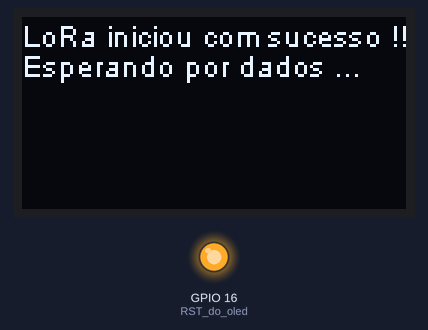
A sketch run on a simulated ESP32. On the bench: 128×64 one-colour display, output pins drawn as LEDs (lit = HIGH). WiFi joins after 1.5 s; servers stay silent unless stated; no radio packets arrive unless stated; what the sketch prints to the serial monitor is not drawn.

Above: at 1.6 s.

The sketch:

Master_server_.ino
```cpp
#include <SPI.h> //responsável pela comunicação serial
#include <LoRa.h> //responsável pela comunicação com o WIFI Lora
#include <Wire.h>  //responsável pela comunicação i2c
#include <WiFi.h>  //Criação de ponto de acesso                                                            //Inclusão das bibliotecas
#include <WebServer.h> //Gear o servidor web
#include "SSD1306.h" //responsável pela comunicação com o display
#include "index.h" //Arquivo da página web

// Definição dos pinos
#define SCK     5    // GPIO5  -- SX127x's SCK
#define MISO    19   // GPIO19 -- SX127x's MISO
#define MOSI    27   // GPIO27 -- SX127x's MOSI
#define SS      18   // GPIO18 -- SX127x's CS
#define RST     14   // GPIO14 -- SX127x's RESET
#define DI00    26   // GPIO26 -- SX127x's IRQ(Interrupt Request)
#define BAND    915E6  //Frequencia do radio - podemos utilizar ainda : 433E6, 868E6, 915E6
#define PABOOST true

//parametros: address,SDA,SCL
SSD1306 display(0x3c, 4, 15); //construtor do objeto que controlaremos o display
WebServer sv(80);
//Parâmetros da rede wifi que o esp32 irá conectar
const char* ssid     = "Manoel_Eric";
const char* password = "mrrobot12";
String rssi = "RSSI --";
String packSize = "--";
String packet;
String acx,acy,acz;
String indica_normal,indica_dist1,indica_dist2,indica_dist3,indica_dist4;
String cont_dist1;
String id_equipamento;

void setup() {
  Serial.begin(9600);
  setupDisplay();
  loraComunication();
  webServerConnect();
}

void loop() {
  recebePacote();
  delay(2);
  sv.handleClient();
  delay(1);
}
// Função responsável por configurar os dados que serão exibidos em tela.
void loraData(){
  display.clear();
  display.setTextAlignment(TEXT_ALIGN_LEFT);
  display.setFont(ArialMT_Plain_16);
  display.drawString(0, 0, "Sensor Vibração 4.0");
  display.drawString(0, 15,"ACX: " + String(acx));
  display.drawString(0, 30,"ACY: " + String(acy));
  display.drawString(0, 45,"ACZ: " + String(acz));
  display.display();
}

// Recebe os dados do Slave e Transforma no JSON
void recebePacote(){
  int packetSize = LoRa.parsePacket();
  if (packetSize) {
    while (LoRa.available()) {
    acx = LoRa.readStringUntil('|');
    acy = LoRa.readStringUntil('|');
    acz = LoRa.readStringUntil('|');
    indica_normal = LoRa.readStringUntil('|');
    indica_dist1 = LoRa.readStringUntil('|');
    id_equipamento = LoRa.readStringUntil('|');

    String data_sensors = "{ \"Acx\": " + acx + "," + "\"Acy\": " + acy + "," + "\"Acz\": " + acz + " }";
    String indica_disturbio = "{ \"Indica_normal\": " + indica_normal + "," + "\"Indica_dist1\": " + indica_dist1 + "}";
    String id_equipamento_maq = "{ \"Id_quipamento\": "+ id_equipamento + "}";
    }
  // Mostra no display
  loraData();
  }
}

void setupDisplay(){
  //configura os pinos como saida

  pinMode(16,OUTPUT); //RST do oled
  digitalWrite(16, LOW);    // reseta o OLED
  delay(50);
  digitalWrite(16, HIGH); // enquanto o OLED estiver ligado, GPIO16 deve estar HIGH
  display.init();
  display.flipScreenVertically();
  display.setFont(ArialMT_Plain_10);
  display.drawString(0, 0, "SENSOR VIBRAÇÃO");
  delay(1500);
  display.clear();

  }
// Função que inicializa a comunicação LoRa
void loraComunication(){
  SPI.begin(SCK,MISO,MOSI,SS); //inicia a comunicação serial com o Lora
  LoRa.setPins(SS,RST,DI00); //configura os pinos que serão utlizados pela biblioteca (deve ser chamado antes do LoRa.begin)
  //inicializa o Lora com a frequencia específica.
  if (!LoRa.begin(BAND)) {
    display.drawString(0, 0, "Comunicação Lora falhou !");
    display.display();
    while (1);
  }

// Indica no display que inicilizou corretamente.
  display.drawString(0, 0, "LoRa iniciou com sucesso !!");
  display.drawString(0, 10, "Esperando por dados ...");
  display.display();
  delay(1000);
  LoRa.receive();

  }

void webServerConnect(){
  Serial.print("Se conectando a: ");
  Serial.println(ssid);
  WiFi.begin(ssid, password); //Se conecta ao Wi-Fi
  while (WiFi.status() != WL_CONNECTED) { //Verifica se a conexão foi bem-sucedida
    delay(1000);
    Serial.print(".");
  }
  Serial.println("\nConectado");
  Serial.print("IP: ");
  Serial.println(WiFi.localIP()); //Imprime o endereço de IP
  sv.on("/", handleRoot);
  sv.on("/acx", handle_acx);
  sv.on("/leituras", handle_leituras);
  sv.on("/botoes", handle_disturbios);
  //sv.on("/id", handle_id);
  sv.onNotFound(nao_encontrado);
  sv.begin(); //Inicia o servidor
  Serial.println("Servidor Online");

  }

//Construção página web
void handleRoot() {
 String s = MAIN_page; //Read HTML contents
 sv.send(200, "text/html", s); //Send web page
}
// Parte responsável pela atualização via Ajax
void handle_acx()
{
  String data_sensors = "{ \"Acx\": " + acx + "," + "\"Acy\": " + acy + "," + "\"Acz\": " + acz + " }";
  sv.send(200, "text/plane", data_sensors);
}

void handle_leituras()
{
  String data_sensors = "{ \"Acx\": " + acx + "," + "\"Acy\": " + acy + "," + "\"Acz\": " + acz + " }";
  sv.send(200, "text/plane", data_sensors);
}

void handle_disturbios()
{
  String indica_disturbio = "{ \"Indica_normal\": " + indica_normal + "," + "\"Indica_dist1\": " + indica_dist1 + "}";
  sv.send(200, "text/plane", indica_disturbio);
}
/*void handle_id()
{
  String id_equipamento_maq = "{ \"Id_quipamento\": "+ id_equipamento + "}";
  sv.send(200, "text/plane", id_equipamento_maq);
}
*/
// Retorna um erro caso a página não seja encontrada
void nao_encontrado() {                                                           //Sub-rotina para caso seja retornado um erro
  sv.send(404, "text/plain", "Não encontrado");                                   //Retorna a mensagem de erro em caso de um retorno 404
}
```

index.h
```cpp
const char MAIN_page[] PROGMEM = R"webpage(
<!DOCTYPE HTML><html>
<head>
<link rel="stylesheet" href="https://cdnjs.cloudflare.com/ajax/libs/materialize/1.0.0/css/materialize.min.css">
<meta name="viewport" content="width=device-width, initial-scale=1">
<meta http-equiv="Content-Type" content="text/html; charset=utf-8">
<script src="https://code.highcharts.com/8.0/highcharts.js"></script>

<style>
.container{
  min-width: 300px;
  max-width: 1000px;
  height: 500px;
  margin: 15px;
  }
h2 {
    text-align: center;
}

.titulo{
  background-color: #b9f6ca;
  border-radius: 70px;
  width: 700px;
  margin: 0 auto;
  }
.normal{
     max-width: 150px;
     min-height: 50px;
     background: #e0e0e0 ;
     padding: 10px;
     box-sizing: border-box;
     color: #FFF;
     margin: 20px;
     box-shadow: 0px 2px 18px -4px rgba(0, 0, 0, 0.75);
  }

.disturbio{
     max-width: 150px;
     min-height: 50px;
     background: #e0e0e0;
     padding: 10px;
     box-sizing: border-box;
     color: #FFF;
     margin: 20px;
     box-shadow: 0px 2px 18px -4px rgba(0, 0, 0, 0.75);
  }
.indica_dist{
  position: absolute;
  top:200px;
  right:100px;
  }
</style>
</head>
<body>

<div class="tudo">
<div class="titulo"><h2>Sensor de vibração Grendene</h2></div>
<div id="Acx-chart" class="container"></div>
<div class = "indica_dist">
<div id="normal_bloco" class="normal">
<h4><font color="#212121">Normal</font></h4>
</div>
<div id="dist_bloco" class="disturbio">
<h4><font color="#212121">Distúrbio !!!</font></h4>
</div>
</div>
</div>
</body>
<script>
    var chartT = new Highcharts.Chart({
    chart:{ renderTo : 'Acx-chart' },
    title: { text: 'Monitoramento em tempo real sensor' },
    series: [{
    name: 'Acx',
    color: '#0277bd',
    data: []
  }, {
    name:'Acy',
    color: '#64dd17 ',
    data: []
  }, {
    name:'Acz',
    color: '#b71c1c',
    data: []
  }],

  xAxis: { type: 'datetime',
    dateTimeLabelFormats: { second: '%H:%M:%S' }
  },
  yAxis: {
    title: { text: 'Acelerômetro dados' }
  },
  credits: { enabled: false }
});

          setInterval(function () {
          var xhttp = new XMLHttpRequest();
          xhttp.onreadystatechange = function() {
          if (this.readyState == 4 && this.status == 200) {
            var sensors = JSON.parse(this.responseText);
            var x = (new Date()).getTime();
            var y = sensors.Acx;
            var z = sensors.Acy;
            var w = sensors.Acz;
          if(chartT.series[0].data.length > 600) {
             chartT.series[0].addPoint([x, y], true, true, true);
             chartT.series[1].addPoint([x, z], true, true, true);
             chartT.series[2].addPoint([x, w], true, true, true);
          } else {
            chartT.series[0].addPoint([x, y], true, false, true);
            chartT.series[1].addPoint([x, z], true, false, true);
             chartT.series[2].addPoint([x, w], true, false, true);
          }
          }
          };
          xhttp.open("GET", "/acx", true);
          xhttp.send();
          }, 10 ) ;

setInterval(function() {
  var xhttp = new XMLHttpRequest();
  xhttp.open("GET", "/botoes", true);
  xhttp.send();
  xhttp.onload = function() {
    if (this.status == 200) {
      var jsonResponse = JSON.parse(this.responseText);
      if (jsonResponse.Indica_normal == '1'){
        document.getElementById("normal_bloco").style.backgroundColor = '#02b875';
        document.getElementById("dist_bloco").style.backgroundColor = '#e0e0e0';
        }
      if (jsonResponse.Indica_dist1 == '1'){
        document.getElementById("dist_bloco").style.backgroundColor = '#d84315';
        document.getElementById("normal_bloco").style.backgroundColor = '#e0e0e0';
        }
    }
    else {
      console.log(this.status);
    }
  };
}, 10);


</script>
</html>)webpage";
```
